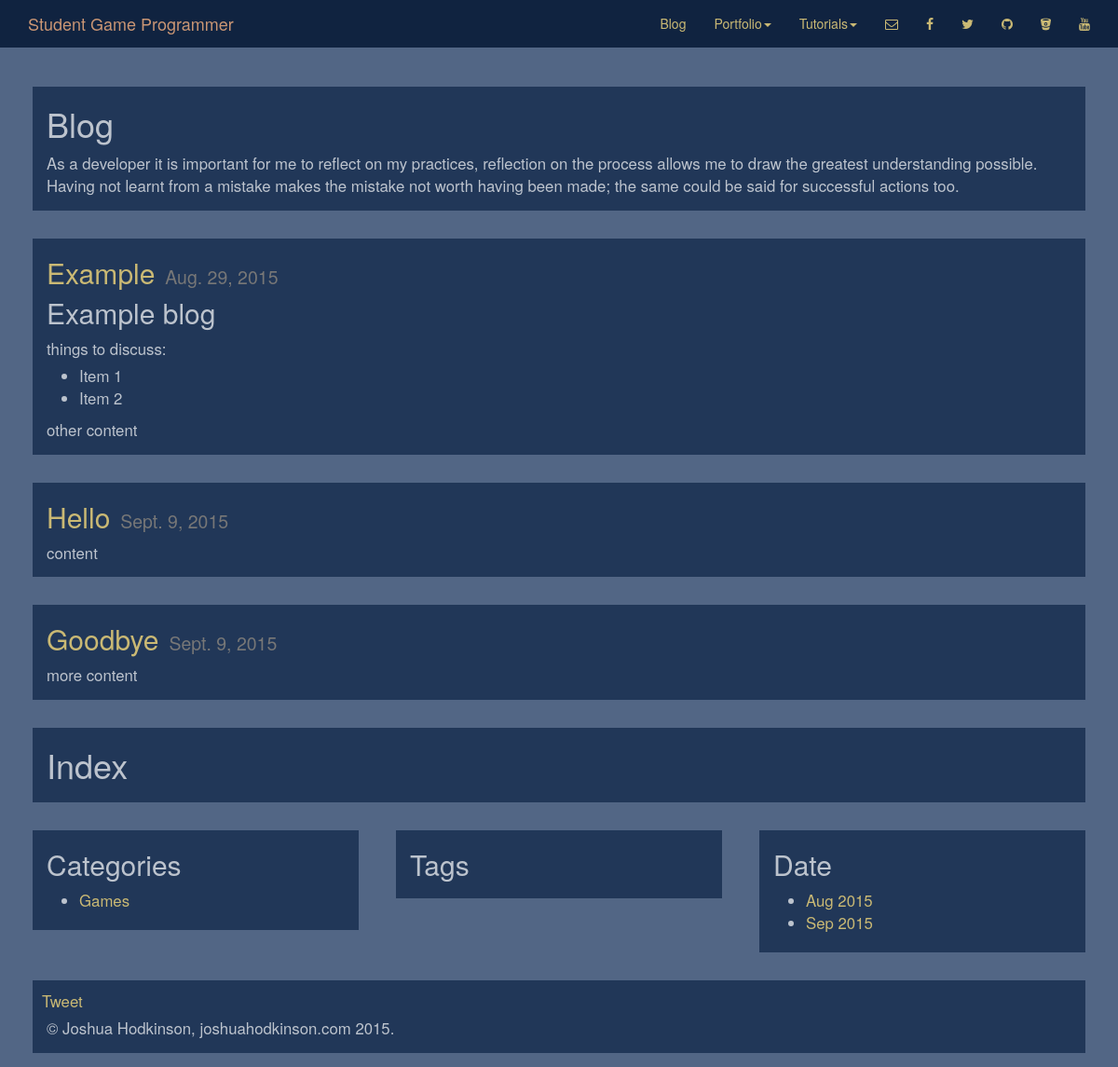
The page /blog/ on the database as committed earlier.
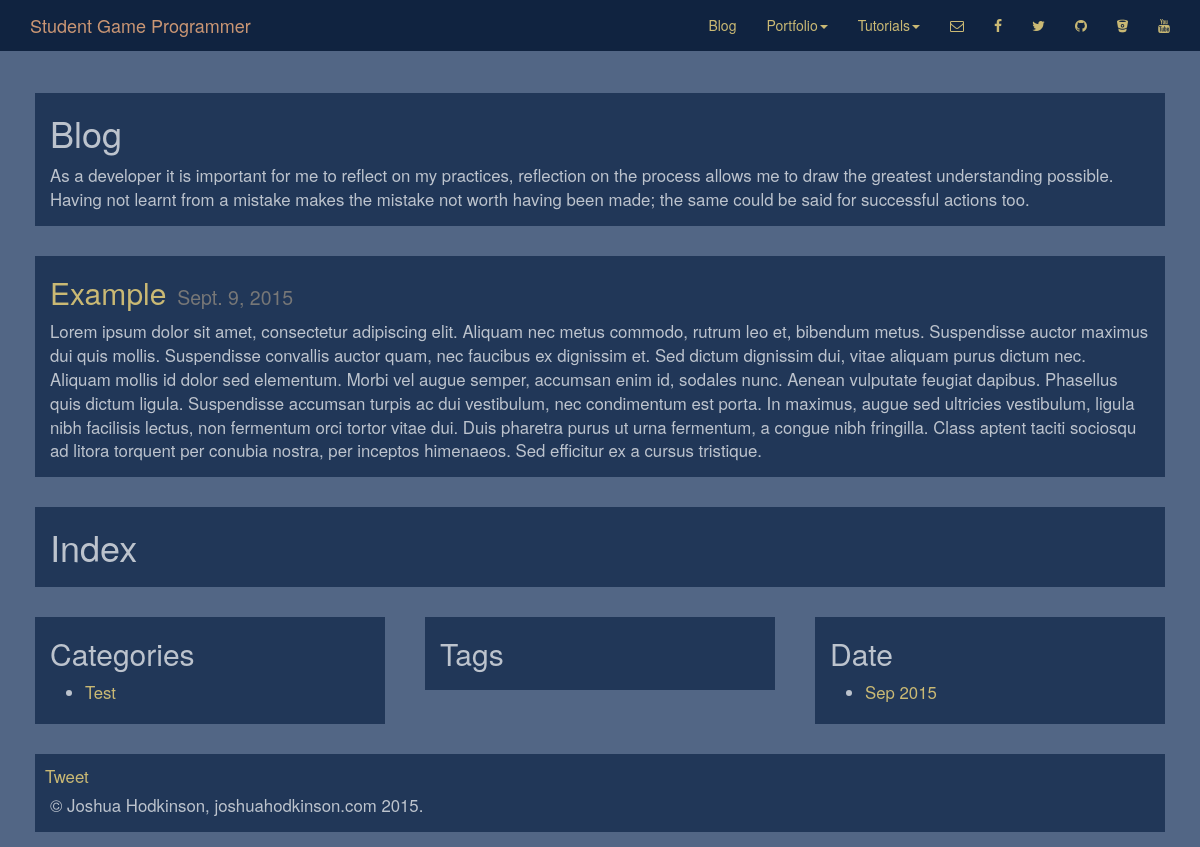
The same page on the database as committed later.
### blog/models.py (models this page shows, shortened)
class Blog(models.Model):
	title = models.CharField(max_length=50)
	slug = models.SlugField(max_length=50, unique=True)
	body = models.TextField()
	posted = models.DateField(auto_now_add=True)
	category = models.ForeignKey('blog.Category', blank=True, null=True)
	tags = models.ManyToManyField('blog.Tag')
	@permalink
	def get_absolute_url(self):
		return ('blog-post', None, {'slug':self.slug, 'id':self.id,})
	class Meta:
		verbose_name = "Post"
		verbose_name_plural = "Posts"
		ordering = ["-posted"]

class Category(models.Model):
	title = models.CharField(max_length = 50)
	slug = models.SlugField(max_length=50)
	@permalink
	def get_absolute_url(self):
		return ('blog-category', None, {'slug':self.slug, 'id':self.id,})
	class Meta:
		verbose_name = "Category"
		verbose_name_plural = "Categories"
		ordering = ["title"]

### blog/views.py (the view)
# urls.py: url(r'^category/(?P<id>[0-9]+)/(?P<slug>[-\w\d]+)/$', 'blog.views.category', name='blog-category'),
def blog(request):
	posts = Blog.objects.dates('posted', 'month')
	dates = {}
	print (posts)
	return render(request, "blog/home.html", {
			'categories' : Category.objects.all(),
			'tags' : Tag.objects.all(),
			'dates' : posts,
			'posts' : Blog.objects.all().order_by('posted')[:5]
		})

### blog/templates/blog/home.html (shortened to what this page needs)
{% extends "base.html"%}
{% load staticfiles %}
{% load  markdown_deux_tags %}
{% block content%}
	<div class="container" style="margin-top: 78px;">
		<div class="row content">
			<H1>Blog</H1>
			<p>As a developer it is important for me to reflect on my practices, reflection on the process allows me to draw the greatest understanding possible. Having not learnt from a mistake makes the mistake not worth having been made; the same could be said for successful actions too.</p>
		</div>
		<div class="row">
			{% if posts %}
				{% for post in posts %}
					<div class="col-xs-12">
						<div class="content">
							<h2><a href="{{post.get_absolute_url}}" style="color:#cab974;">{{post.title}}</a><small>&nbsp;&nbsp;{{post.posted}}</small></h2>
							<p>{{post.body|markdown}}</p>
						</div>
					</div>
				{% endfor %}
			{% endif %}
		</div>
		<div class="row content" >
			<H1>Index</H1>
		</div>
		<div class="row">
			<div class="col-sm-4">
				<div class="content">
					<h2>Categories</h2>
					{% if categories %}
						<ul>
							{% for cat in categories %}
								<li>
									<a href="{{cat.get_absolute_url}}">{{cat.title}}</a>
								</li>
							{% endfor %}
						</ul>
					{% endif %}
				</div>
			</div>
			<div class="col-sm-4">
				<div class="content">
					<h2>Tags</h2>
				</div>
			</div>
			<div class="col-sm-4">
				<div class="content">
					<h2>Date</h2>
					{% if dates %}
						<ul>
							{% for d in dates %}
								<li>
									<a href="{% url 'blog' %}date/{{d.year}}/{{d.month}}/">{{d|date:"M Y"}}</a>
								</li>
							{% endfor %}
						</ul>
					{% endif %}
				</div>
			</div>
		</div>
	</div>
{%endblock%}

Rows that differ between the two databases and show on the page:
removed Blog: title "Hello", posted "Sept. 9, 2015", body "content"
removed Blog: title "Goodbye", posted "Sept. 9, 2015", body "more content"
removed Category: title "Games"
changed Blog "Example": posted "Aug. 29, 2015" → "Sept. 9, 2015"; body "Example blog things to discuss: Item 1 Item 2 other content" → "Lorem ipsum dolor sit amet, consectetur adipiscing elit. Aliquam nec metus commodo, rutrum leo et, bibendum metus. Suspendisse auctor maximus dui quis mollis. Suspendisse convallis auctor quam, nec faucibus ex dignissim et. Sed dictum dignissim dui, vitae aliquam purus dictum nec. Aliquam mollis id dolor sed elementum. Morbi vel augue semper, accumsan enim id, sodales nunc. Aenean vulputate feugiat dapibus. Phasellus quis dictum ligula. Suspendisse accumsan turpis ac dui vestibulum, nec condimentum est porta. In maximus, augue sed ultricies vestibulum, ligula nibh facilisis lectus, non fermentum orci tortor vitae dui. Duis pharetra purus ut urna fermentum, a congue nibh fringilla. Class…"
added Category: title "Test"
Other text that changed with them:
list line gone: "Aug 2015"
